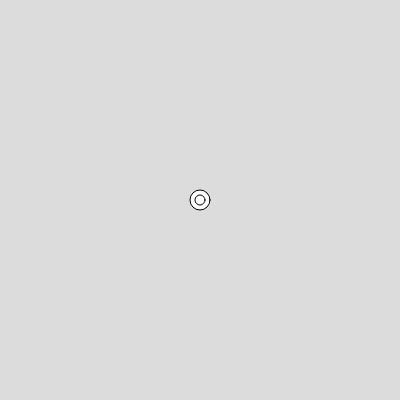
Frame 1 (no input)
Frame 60 (no input): identical to frame 1, image omitted
Frame 120 (the mouse pressed at the canvas centre since frame 60): identical to frame 1, image omitted

The p5.js sketch that drew this single still picture (run headless with seeded random() and noise() and a simulated clock; from frame 60 on, the mouse is pressed at the canvas centre):

// p5.js sketch
// ── sketch.js
function setup() {
  createCanvas(400, 400);
}

function draw() {
  background(220);
  circle(width/2, height/2 , 20);
  circle(width/2, height/2 , 10);
}
